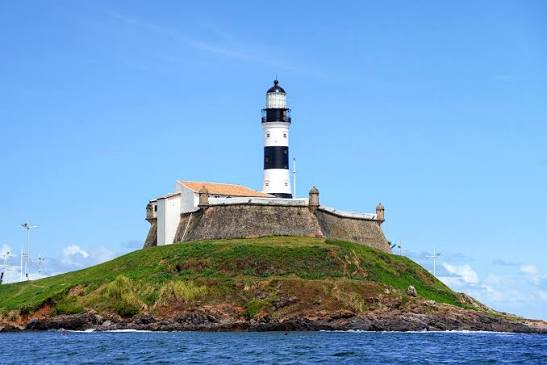
#> input picture Projeto-ANS-main/foto.jpg, 547 x 365 px
$ python Bit_Planes.py
#> lines starting #> are read from the running program, lines starting #| are printed output that depends on the picture; after the words box and inside, x2 and y2 are one past the last pixel; in counts of white or black regions, pixels touching at a corner belong together
import cv2
import numpy as np
import matplotlib.pyplot as plt

def bit_plane_slicing(image_path):
#> called with image_path = 'foto.jpg'
    img = cv2.imread(image_path, cv2.IMREAD_GRAYSCALE)
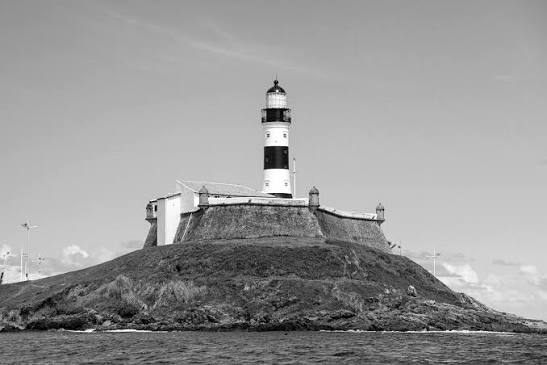
#> img: shape (365, 547); min 0, max 255, mean 152.2

    if img is None:
        print("Erro ao carregar a imagem.")
        return

    planes_visual = []
    planes_binary = {}

    for i in range(8):
        plane_mask = np.full(img.shape, 2 ** i, np.uint8)
        res = cv2.bitwise_and(img, plane_mask)

        binary_matrix = (res > 0).astype(np.uint8)

        planes_binary[i] = binary_matrix

        planes_visual.append(binary_matrix * 255)
#> this loop made 8 passes
#> pass 1, in bit_plane_slicing, `res = cv2.bitwise_and(img, plane_mask)`:
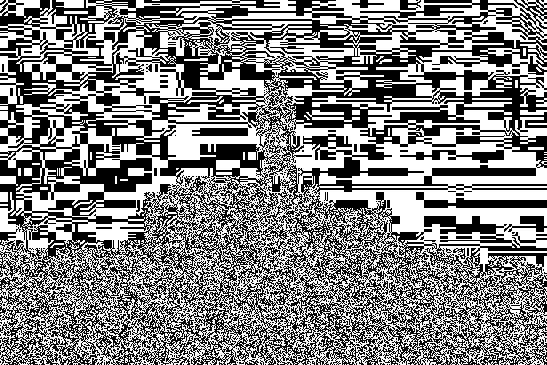
#> res: shape (365, 547); values 0 (black) and 1 (white), 50.9% white; 361 black regions (330 under 20 px), largest, box (x1, y1, x2, y2) and area: (0, 0, 547, 365) 93551, (416, 192, 547, 208) 1024, (400, 150, 504, 163) 600
#> pass 2, in bit_plane_slicing, `res = cv2.bitwise_and(img, plane_mask)`:
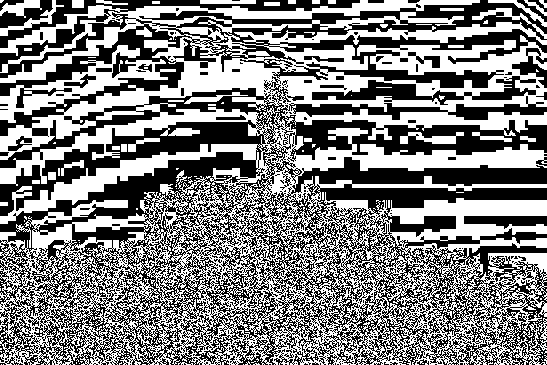
#> res: shape (365, 547); values 0 (black) and 2 (white), 49.9% white; 362 white regions (326 under 20 px), largest, box (x1, y1, x2, y2) and area: (0, 0, 547, 365) 91570, (0, 45, 176, 123) 3297, (400, 132, 464, 144) 402
#> pass 3, in bit_plane_slicing, `res = cv2.bitwise_and(img, plane_mask)`:
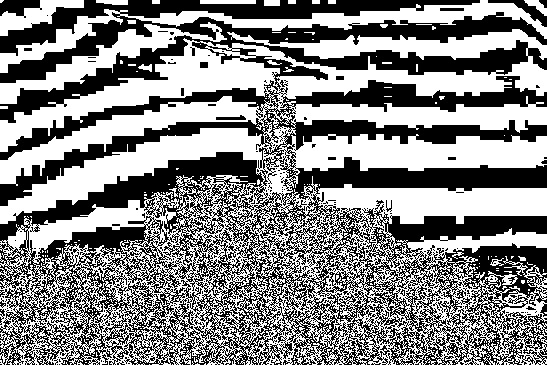
#> res: shape (365, 547); values 0 (black) and 4 (white), 52.7% white; 339 black regions (319 under 20 px), largest, box (x1, y1, x2, y2) and area: (0, 0, 547, 365) 92137, (0, 0, 42, 18) 464, (488, 0, 547, 27) 400
#> after the loop, planes_binary = 8 items; planes_visual = 8 items

    for bit in range(8):
        filename = f'plano_bit_{bit}.txt'
        # Flatten para garantir que salve como sequência contínua de 0s e 1s
        np.savetxt(filename, planes_binary[bit].flatten(), fmt='%d', delimiter='')
        print(f"Plano {bit} salvo com sucesso em: {filename}")

    plt.figure(figsize=(12, 8))
    for i in range(8):
        plt.subplot(2, 4, i + 1)
        plt.imshow(planes_visual[i], cmap='gray')
        plt.title(f'Plano de Bit {i}')
        plt.axis('off')

    plt.tight_layout()
    plt.savefig('resultado_planos_bits.png', dpi=300)
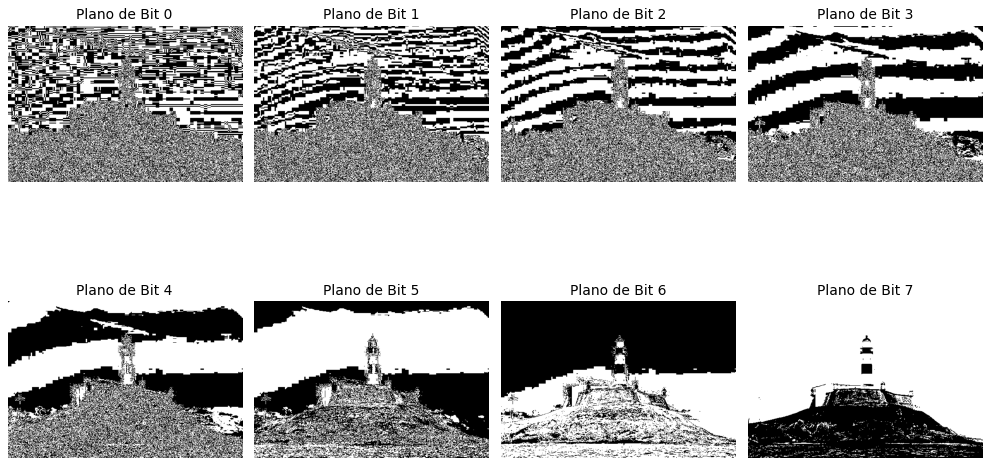
#> figure drawn by matplotlib, 8 panels
    print("Gráfico dos planos de bits salvo com sucesso como 'resultado_planos_bits.png'!")
    plt.show()  # Bug fix: exibe o gráfico na tela além de salvar o arquivo


if __name__ == "__main__":
    bit_plane_slicing("foto.jpg")
